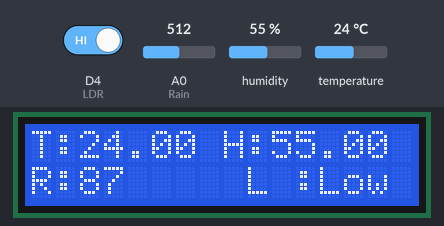
A sketch run on a simulated ESP8266 (NodeMCU). On the bench: 16×2 character LCD. Inputs (shaded band) come from the test bench; at power-on: D4 (LDR) HIGH, A0 (Rain) = 512, humidity 55 %, temperature 24 °C. WiFi joins after 1.5 s; servers stay silent unless stated; what the sketch prints to the serial monitor is not drawn.

Above: at 7.0 s.
7.1 s: D4 (LDR) driven LOW
At 7.4 s:
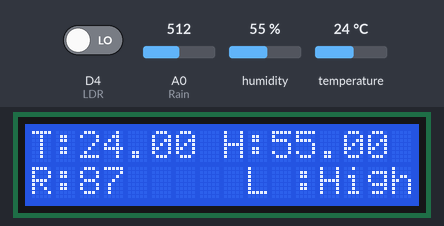
8.6 s: A0 (Rain) set to 716
At 9.5 s:
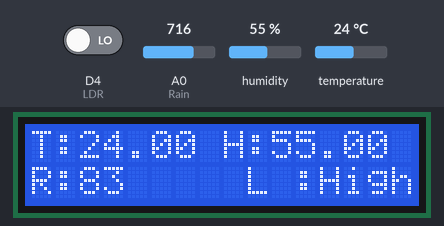
10.1 s: humidity set to 22 %
At 12.3 s:
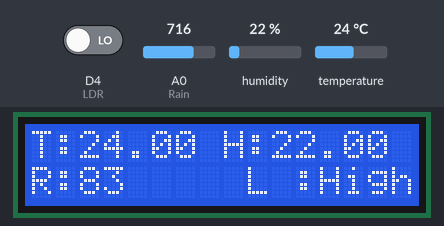
13.5 s: temperature set to 12 °C
At 14.8 s:
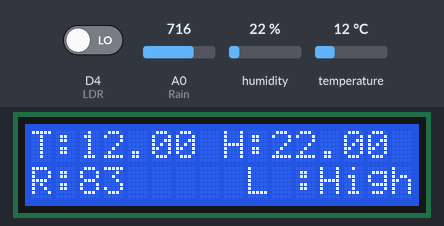
15.5 s: A0 (Rain) set to 900
At 16.1 s:
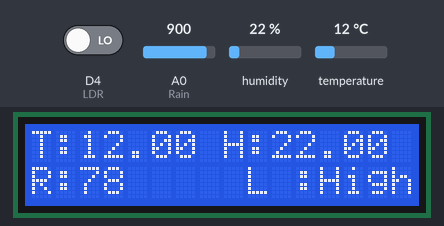
17.0 s: D4 (LDR) driven HIGH
At 18.3 s:
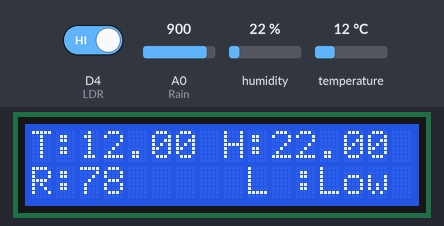
Timing chart, 0 to 19.5 s (numbered marks = the images above; inputs shaded):
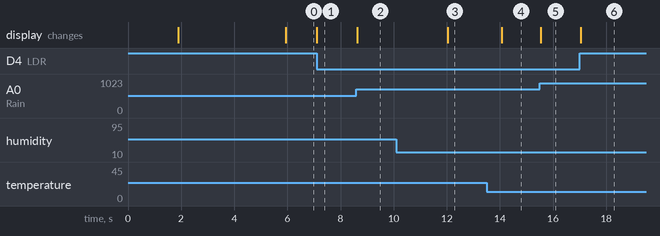

The sketch:

SmartCast_Arduino_Code.ino
```cpp
#define BLYNK_PRINT Serial
#define BLYNK_TEMPLATE_ID "TMPL6dTSfyOyG"

#include <LiquidCrystal_I2C.h>
#include <Wire.h>
#include <ESP8266WiFi.h>
#include <BlynkSimpleEsp8266.h>
#include <DHT.h>

#define LDR D4
#define TH D3
#define Rain A0

double T, P;
char status;

LiquidCrystal_I2C lcd(0x27, 16, 2);

DHT dht(TH, DHT11);
BlynkTimer timer;

char auth[] = "8MJ8xiGWHFZ6zKFi-6V8ZyDgMu3CFHsx";
char ssid[] = "Juswaaaaaa";
char pass[] = "Lopez1208250223";

void setup() {
  // Debug console
  Serial.begin(115200);
  Blynk.begin(auth, ssid, pass);
  dht.begin();
  lcd.init();
  lcd.backlight();
  pinMode(LDR, INPUT);
  pinMode(Rain, INPUT);

  lcd.setCursor(0, 0);
  lcd.print("System");
  lcd.setCursor(4, 1);
  lcd.print("Loading..");
  delay(4000);
  lcd.clear();
}

void DHT11sensor() {
  float h = dht.readHumidity();
  float t = dht.readTemperature();

  if (isnan(h) || isnan(t)) {
    Serial.println("Failed to read from DHT sensor!");
    return;
  }
  Blynk.virtualWrite(V0, t);
  Blynk.virtualWrite(V1, h);

  lcd.setCursor(0, 0);
  lcd.print("T:");
  lcd.print(t);

  lcd.setCursor(8, 0);
  lcd.print("H:");
  lcd.print(h);
}

void rainSensor() {
  int Rvalue = analogRead(Rain);
  Rvalue = map(Rvalue, 0, 4095, 0, 100);
  Rvalue = (Rvalue - 100) * -1;
  Blynk.virtualWrite(V2, Rvalue);

  lcd.setCursor(0, 1);
  lcd.print("R:");
  lcd.print(Rvalue);
  lcd.print(" ");
  Serial.println(Rvalue);
}

void LDRsensor() {
  int l = digitalRead(LDR);

  if (l == 0) {
    Blynk.virtualWrite(V4, 255);  // Turn on virtual LED (L) in Blynk app
    lcd.setCursor(9, 1);
    lcd.print("L :");
    lcd.print("High");
    lcd.print(" ");
  } else if (l == 1) {
    Blynk.virtualWrite(V4, 0);  // Turn off virtual LED (L) in Blynk app
    lcd.setCursor(9, 1);
    lcd.print("L :");
    lcd.print("Low");
    lcd.print(" ");
  }
}

void loop() {
  Blynk.run();
  DHT11sensor();
  rainSensor();
  LDRsensor();
}
```

Measured:
- after the input at 7.1 s, the display: changes at once (image 1)
- after the input at 8.6 s, the display: changes at once (image 2)
- after the input at 10.1 s, the display: changes after 1.9 s (image 3)
- after the input at 13.5 s, the display: changes after 0.57 s (image 4)
- after the input at 15.5 s, the display: changes at once (image 5)
- after the input at 17.0 s, the display: changes at once (image 6)
